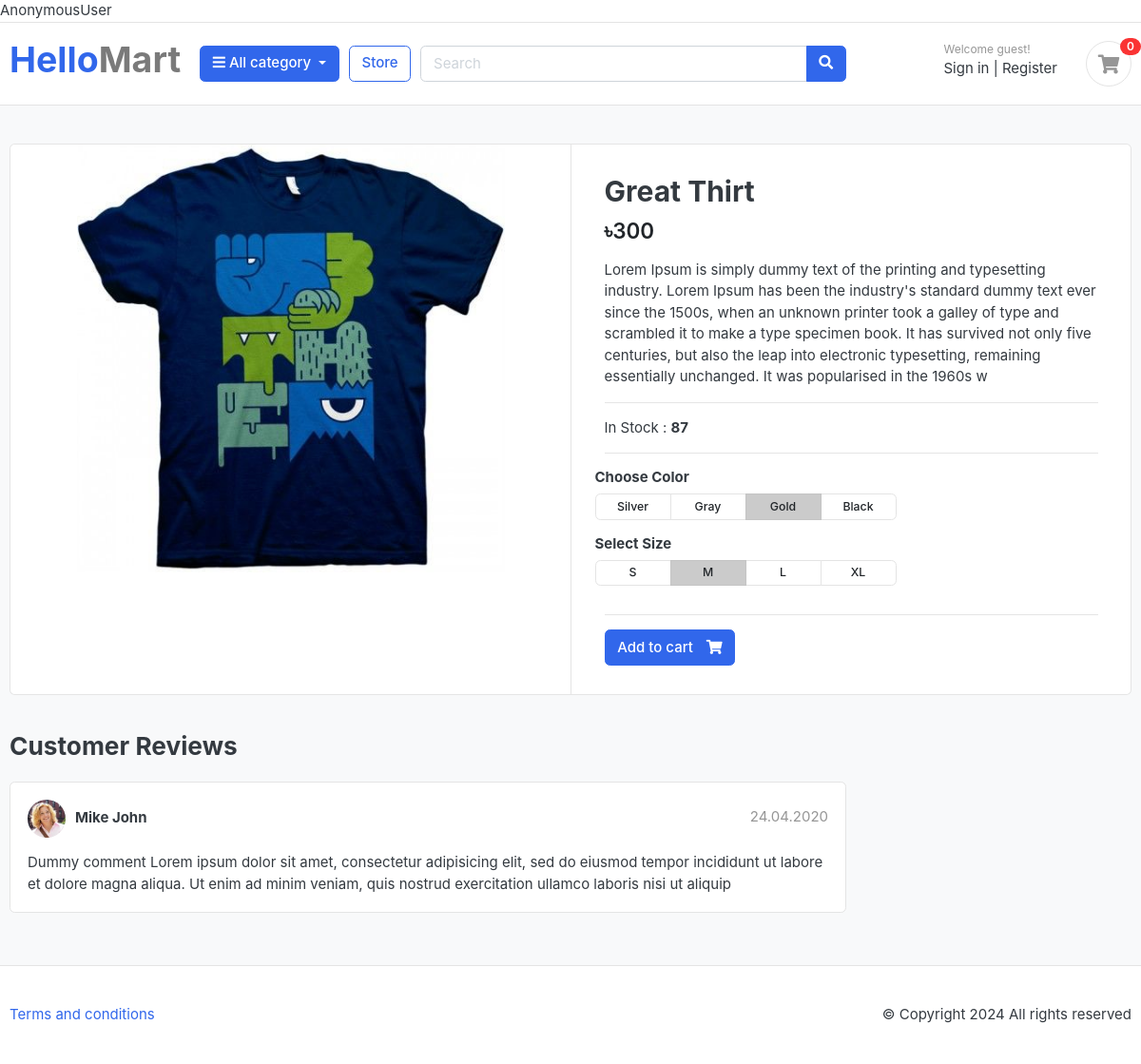
Page /store/t-shirts/great-thirt/ on the earlier database version.
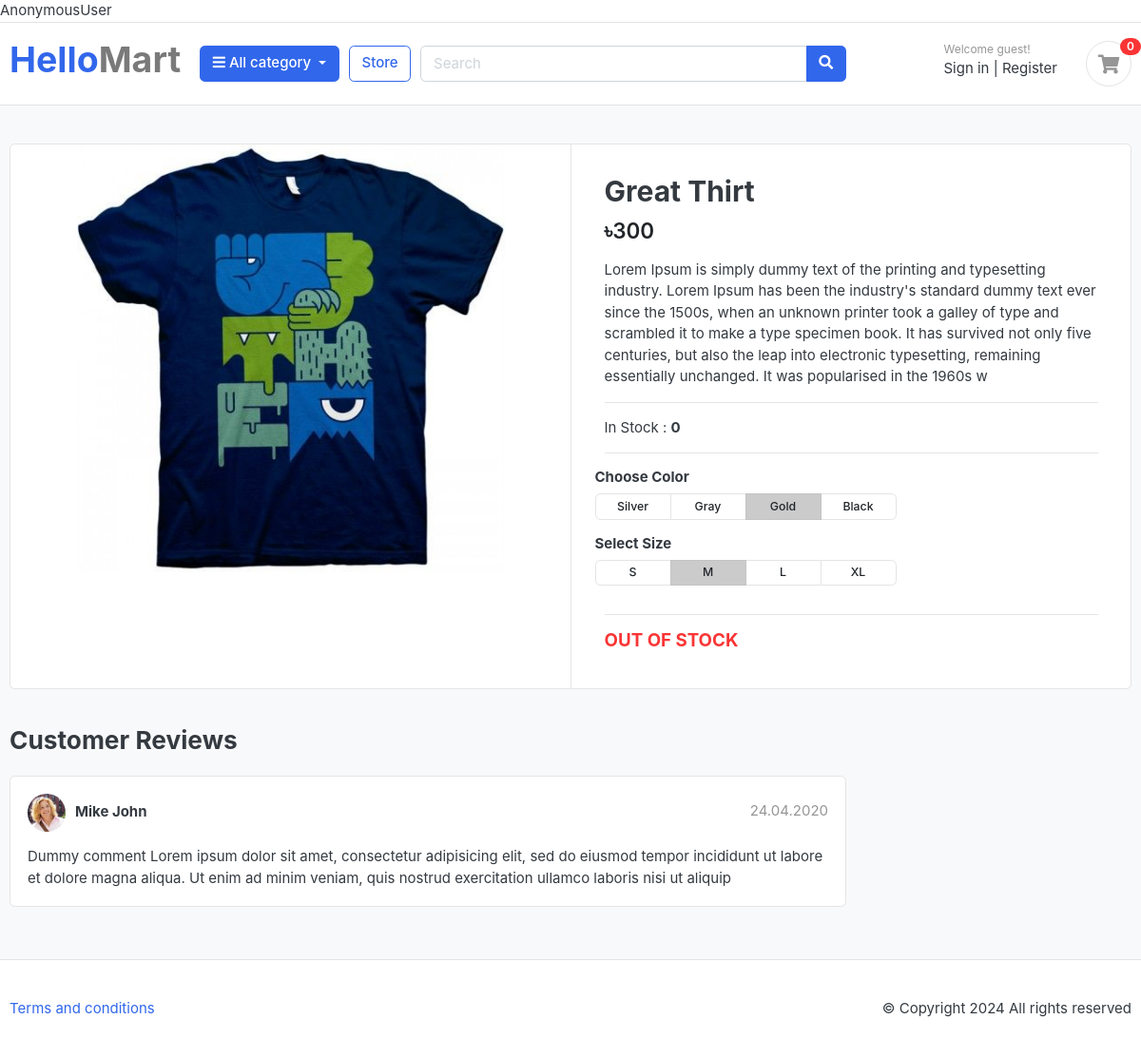
Same page on the later database version.
### store/models.py (models this page shows)
class Product(models.Model):
    product_name = models.CharField(max_length=100, unique = True)
    slug = models.SlugField(max_length = 200, unique = True)
    description = models.TextField(max_length = 400, blank = True)
    price = models.IntegerField()
    image = models.ImageField(upload_to='photos/products')
    stock = models.IntegerField()
    is_available = models.BooleanField(default = True)
    category = models.ForeignKey(Category, on_delete=models.CASCADE)
    created_date = models.DateTimeField(auto_now_add = True)
    modified_date = models.DateTimeField(auto_now = True)
    def __str__(self) -> str:
        return self.product_name

### store/views.py (the view)
# urls.py: path('<slug:category_slug>/<slug:product_slug>/', views.productDetail, name='product_detail'),
def productDetail(request, category_slug, product_slug):
    single_product = Product.objects.get(slug = product_slug, category__slug = category_slug)
    print(single_product)
    return render(request, 'store/product-detail.html', {'product' : single_product})

### store/templates/store/product-detail.html (shortened to what this page needs)
{% extends "base.html" %}
{% load static %}
{% block body %}
<section class="section-content padding-y bg">
	<div class="container">
	<div class="card">
		<div class="row no-gutters">
			<aside class="col-md-6">
	<article class="gallery-wrap">
		<div class="img-big-wrap">
		   <a href="#"><img src="{{product.image.url}}"></a>
		</div>
	</article>
			</aside>
			<main class="col-md-6 border-left">
	<article class="content-body">
	<h2 class="title">{{product.product_name}} </h2>
	<div class="mb-3">
		<var class="price h4">৳{{product.price}} </var>
	</div>
	<p>{{product.description}} </p>
	<hr>
	<p>
		In Stock : <b>{{product.stock}} </b>
	</p>
	<hr>
		<div class="row">
			<div class="item-option-select">
				<h6>Choose Color</h6>
				<div class="btn-group btn-group-sm btn-group-toggle" data-toggle="buttons">
				  <label class="btn btn-light">
					<input type="radio" name="radio_color"> Silver
				  </label>
				  <label class="btn btn-light">
					<input type="radio" name="radio_color" > Gray
				  </label>
				  <label class="btn btn-light active">
					<input type="radio" name="radio_color checked"> Gold
				  </label>
				  <label class="btn btn-light">
					<input type="radio" name="radio_color"> Black
				  </label>
				</div>
			</div>
		</div>
		<div class="row">
			<div class="item-option-select">
				<h6>Select Size</h6>
				<div class="btn-group btn-group-sm btn-group-toggle" data-toggle="buttons">
				  <label class="btn btn-light">
					<input type="radio" name="radio_color"> S
				  </label>
				  <label class="btn btn-light active">
					<input type="radio" name="radio_color" checked> M
				  </label>
				  <label class="btn btn-light">
					<input type="radio" name="radio_color"> L
				  </label>
				  <label class="btn btn-light">
					<input type="radio" name="radio_color"> XL
				  </label>
				</div>
			</div>
		</div>
		<hr>
			{% if product.stock <= 0 %}
			<h5 class = "text-danger">OUT OF STOCK</h5>
			{% else %}
		<form method="post">
			<a href="{% url "add_cart" product.id %}" class="btn  btn-primary"> <span class="text">Add to cart</span> <i class="fas fa-shopping-cart"></i>  </a>
		</form>
		{% endif %}
	</article>
			</main>
		</div>
	</div>
	<br>
	<div class="row">
				<div class="col-md-9">
		<header class="section-heading">
			<h3>Customer Reviews </h3>
		</header>
		<article class="box mb-3">
			<div class="icontext w-100">
				<img src="./images/avatars/avatar1.jpg" class="img-xs icon rounded-circle">
				<div class="text">
					<span class="date text-muted float-md-right">24.04.2020 </span>
					<h6 class="mb-1">Mike John </h6>
				</div>
			</div>
			<div class="mt-3">
				<p>
					Dummy comment Lorem ipsum dolor sit amet, consectetur adipisicing elit, sed do eiusmod
					tempor incididunt ut labore et dolore magna aliqua. Ut enim ad minim veniam,
					quis nostrud exercitation ullamco laboris nisi ut aliquip
				</p>
			</div>
		</article>
		</div>
	</div>
	</div>
	</section>
{% endblock body %}

Differences in the rows shown:
changed Product "Great Thirt": stock "87" → "0"
Other differences:
text no longer shown: "Add to cart"
text now shown: "OUT OF STOCK"
